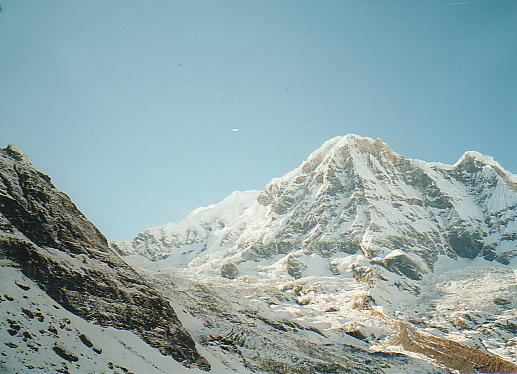
#> input picture PS3/input_images/everest1.jpg, 517 x 374 px
$ python -i ps3.py   (imports and definitions only)
#> lines starting #> are read from the running program, lines starting #| are printed output that depends on the picture
#> further down, picture is the input picture: shape (374, 517, 3); mean B, G, R 169.1, 166.7, 143.4
"""
CS6476 Assignment 3 imports. Only Numpy and cv2 are allowed.
"""
import cv2
import numpy as np

import cv2
import numpy as np
#from typing import Tuple


class Mouse_Click_Correspondence(object):

    # [160 lines left out: functions __init__, click_event, click_event2, driver, euclidean_distance, get_corners_list, not called in this run]


""" def find_markers(image, template=None):
    Finds four corner markers.

    Use a combination of circle finding and/or corner finding and/or convolution to find the
    four markers in the image.

    Args:
        image (numpy.array of uint8): image array.
        template (numpy.array of unint8): template of the markers
    Returns:
        list: List of four (x, y) tuples
            in the order [top-left, bottom-left, top-right, bottom-right]

    temp = template.copy()
    #temp = cv2.cvtColor(temp, cv2.COLOR_BGR2GRAY)
    temp = temp.astype(np.float64)
    img = image.copy()
    img2 = img.copy()
    #img = cv2.cvtColor(img, cv2.COLOR_BGR2GRAY)
    out_list = []

    canny = cv2.GaussianBlur(img, (5, 5), 0)
    img = cv2.GaussianBlur(img, (5, 5), 0)
    canny = cv2.Canny(img, 150, 200)
    circles = cv2.HoughCircles(canny, cv2.HOUGH_GRADIENT,1,  20, param1=50,param2=25,minRadius=20,maxRadius=45)
    lencircles = 0
    if circles is not None:
        lencircles = len(circles)
    if lencircles < 4:
        print("nocircles")
        img = img.astype(np.float64)
        tempS0 = temp.shape[0]
        tempS1 = temp.shape[1]
        maxvalues = [[0,0,0],[0,0,0],[0,0,0],[0,0,0]]
        tempsum = np.sum(np.square(temp))
        for i in range(img.shape[0]-tempS0):
            for j in range(img.shape[1]-tempS1):
                splice = img[i:i+tempS0,j:j+tempS1]
                prod = np.multiply(splice,temp)
                norm = np.sqrt(np.multiply(np.sum(np.square(splice)), tempsum)).astype(np.float64)
                sumofProd = np.sum(prod)/norm
                #print(maxvalues[3][0])
                same = 0
                templist = []
                if sumofProd > maxvalues[3][0]:
                    templist.append([sumofProd, i+16, j+16])
                    for point in maxvalues:
                        #print(euclidean_distance((point[1],point[2]),(i+16, j+16)))
                        if euclidean_distance((point[1],point[2]),(i+16, j+16)) < 5:
                            same = 1
                            templist.append(point)
                            maxvalues.remove(point)
                    if not same:
                        maxvalues.append([sumofProd, i+16, j+16])
                        maxvalues.sort(key=lambda x: x[0], reverse = True)
                        maxvalues.pop()
                    else:
                        templist.sort(key=lambda x: x[0], reverse = True)
                        templist.pop()
                        maxvalues.extend(templist)
                        maxvalues.sort(key=lambda x: x[0], reverse = True)
    else:
        circles = np.round(circles[0, :]).astype(int)
        for (x, y, r) in circles:
            cv2.circle(img2, (x, y), r, (0, 0, 255), 4)
        cv2.imwrite("img.png", img2)
        img = img.astype(np.float64)
        tempS0 = temp.shape[0]
        htempS0 = int(np.floor(tempS0/2))
        tempS1 = temp.shape[1]
        htempS1 = int(np.floor(tempS1/2))
        maxvalues = [[0],[0],[0],[0]]
        tempsum = np.sum(np.square(temp))
        for c in range(len(circles)):
            neighborhoodC = (circles[c][0], circles[c][1])
            currentMax = 0
            arr = [0,0,0]
            for i in range(circles[c][1]-htempS0-10,circles[c][1]-htempS0+20):
                for j in range(circles[c][0]-htempS1-10,circles[c][0]-htempS1+20):
                    #splice = img[i:i+tempS0,j:j+tempS1]
                    splice = img[i:i+tempS0,j:j+tempS1]
                    try:
                        prod = np.multiply(splice,temp)
                        norm = np.sqrt(np.multiply(np.sum(np.square(splice)), tempsum)).astype(np.float64)
                        sumofProd = np.sum(prod)/norm
                        #print(maxvalues[3][0])
                        if sumofProd > currentMax:
                            arr = [sumofProd, i+htempS0, j+htempS1]
                            currentMax = sumofProd
                    except:
                        pass
            if arr[0] < .85:
                temp = cv2.rotate(temp, cv2.cv2.ROTATE_90_CLOCKWISE)
                cv2.imwrite("temp.png", temp)
                for i in range(circles[c][1]-htempS0-10,circles[c][1]-htempS0+20):
                    for j in range(circles[c][0]-htempS1-10,circles[c][0]-htempS1+20):
                        #splice = img[i:i+tempS0,j:j+tempS1]
                        splice = img[j:j+tempS0,i:i+tempS1]
                        try:
                            prod = np.multiply(splice,temp)
                            norm = np.sqrt(np.multiply(np.sum(np.square(splice)), tempsum)).astype(np.float64)
                            sumofProd = np.sum(prod)/norm
                            #print(maxvalues[3][0])
                            if sumofProd > currentMax:
                                arr = [sumofProd, i+htempS0, j+htempS1]
                                currentMax = sumofProd
                        except:
                            pass
            if arr[0] > maxvalues[3][0]:
                maxvalues.append(arr)
                maxvalues.sort(key=lambda x: x[0], reverse = True)
                maxvalues.pop()
    maxvalues.sort(key=lambda x: x[2])
    if maxvalues[0][1] > maxvalues[1][1]:
        out_list.append((maxvalues[1][2], maxvalues[1][1]))
        out_list.append((maxvalues[0][2], maxvalues[0][1]))
    else:
        out_list.append((maxvalues[0][2], maxvalues[0][1]))
        out_list.append((maxvalues[1][2], maxvalues[1][1]))
    if maxvalues[2][1] > maxvalues[3][1]:
        out_list.append((maxvalues[3][2], maxvalues[3][1]))
        out_list.append((maxvalues[2][2], maxvalues[2][1]))
    else:
        out_list.append((maxvalues[2][2], maxvalues[2][1]))
        out_list.append((maxvalues[3][2], maxvalues[3][1]))
    print(out_list)
    return out_list """
# [244 lines left out: functions find_markers, draw_box, project_imageA_onto_imageB, find_four_point_transform, video_frame_generator, not called in this run]


class Automatic_Corner_Detection(object):

    def __init__(self):

        self.SOBEL_X = np.array(
            [
                [-1, 0, 1],
                [-2, 0, 2],
                [-1, 0, 1]
            ]).astype(np.float32)
        self.SOBEL_Y = np.array(
            [
                [-1, -2, -1],
                [0, 0, 0],
                [1, 2, 1]
            ]).astype(np.float32)


    def filter(self, img, filter, padding=(0,0)):
#> called with filter = array of shape (3, 3), padding = (1, 1)
        image = img.copy()
        if padding == (0,0):
            return cv2.filter2D(image, -1, filter)
        px = padding[0]
        py = padding[1]
        image = cv2.copyMakeBorder(image, px, px, py, py, cv2.BORDER_CONSTANT, None, value = 0)
        image = cv2.filter2D(image, -1, filter)
        #print(image[px:-px, py:-py])
        return image[px:-px, py:-py]


    def gradients(self, image_bw):

        Ix = self.filter(image_bw, self.SOBEL_X, padding = (1,1))
        Iy = self.filter(image_bw, self.SOBEL_Y, padding = (1,1))
        return Ix, Iy

    def get_gaussian(self, ksize, sigma):

        gauss = cv2.getGaussianKernel(ksize, sigma)
        return np.matmul(gauss,gauss.T)


    def second_moments(self, image_bw, ksize=7, sigma=10):

        sx2, sy2, sxsy = None, None, None
        Ix, Iy = self.gradients(image_bw)
        print(Ix)
#> (printed output is left out)
        Ix2, Iy2, Ixy = Ix*Ix, Iy*Iy, Ix*Iy
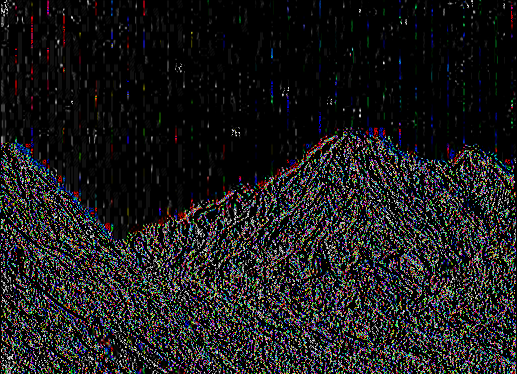
#> Ix2: shape (374, 517, 3); mean B, G, R 28.8, 28, 28.3
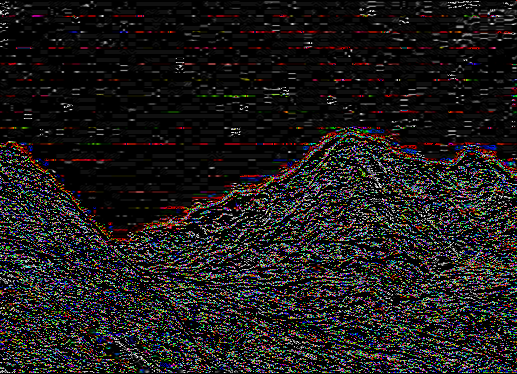
#> Iy2: shape (374, 517, 3); mean B, G, R 27.7, 27.9, 30.2
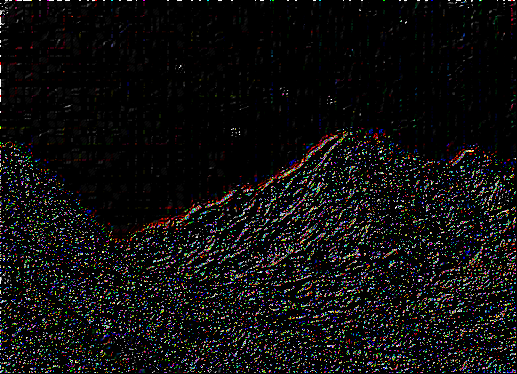
#> Ixy: shape (374, 517, 3); mean B, G, R 15, 15, 15.5
        k = int(np.floor(ksize/2))
        k = (k,k)
        gkernel = self.get_gaussian(ksize, sigma)

        sx2 = self.filter(Ix2, gkernel, k)
        sy2 = self.filter(Iy2, gkernel, k)
#> call 4 of filter, with filter = array of shape (7, 7), padding = (3, 3)
#> in filter (call 4), `image = cv2.copyMakeBorder(image, px, px, py, py, cv2.BORDER_CONSTANT,..`:
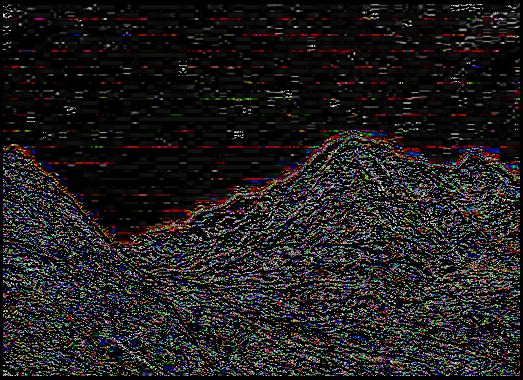
#> image: shape (380, 523, 3); mean B, G, R 26.9, 27.2, 29.4
#> in filter (call 4), `return image[px:-px, py:-py]`:
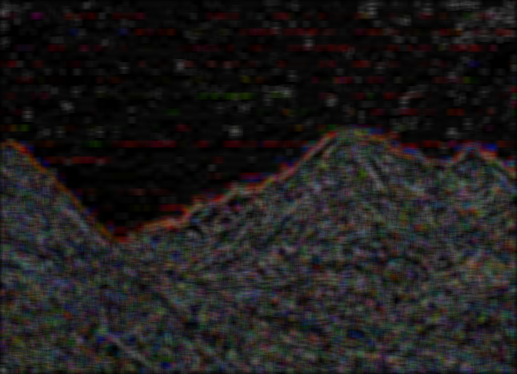
#> returned value: shape (374, 517, 3); mean of channels 0, 1, 2 27.5, 27.7, 30; drawn as B, G, R
        sxy = self.filter(Ixy, gkernel, k)
#> in filter (call 5), `image = cv2.copyMakeBorder(image, px, px, py, py, cv2.BORDER_CONSTANT,..`:
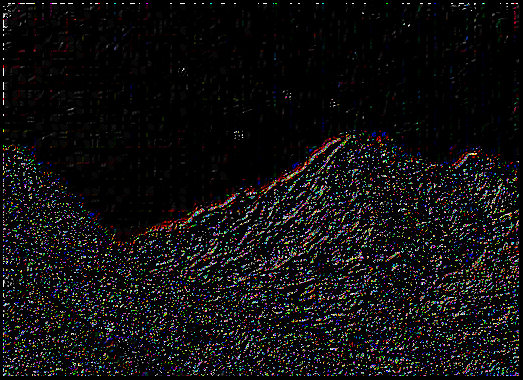
#> image: shape (380, 523, 3); mean B, G, R 14.6, 14.6, 15.1
#> in filter (call 5), `return image[px:-px, py:-py]`:
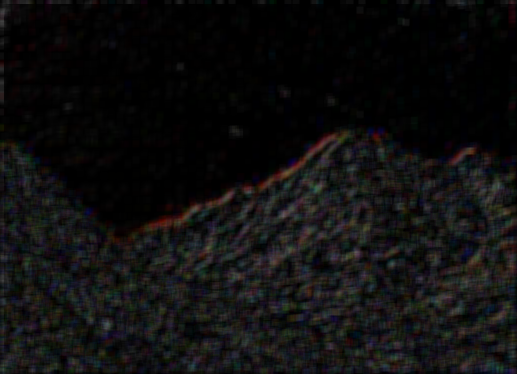
#> returned value: shape (374, 517, 3); mean of channels 0, 1, 2 14.7, 14.8, 15.3; drawn as B, G, R
        return sx2, sy2, sxy

    # [171 lines left out: functions harris_response_map, pool2d, nms_maxpool_numpy, harris_corner, calculate_num_ransac_iterations, ransac_homography_matrix, not called in this run]


class Image_Mosaic(object):

    def __int__(self):
        pass
    """ def getBoundingCorners(corners_1, corners_2, homography):
        x = []
        y = []
        corners_1_hom = corners_1
        #print(corners_2)
        for i in range(4):
            point = corners_1[i,0,:]
            point = np.append(point,1)
            point = np.matmul(homography,point)
            x.append(point[1]/point[2])
            y.append(point[0]/point[2])
            x.append(corners_2[i,0,1])
            y.append(corners_2[i,0,0])
        #print([np.min(x),np.min(y)],[np.max(x),np.max(y)])

        #min_xy = np.ndarray(np.min(x),np.min(y),dtype=np.float64)
        min_xy = np.zeros((2), dtype=np.float64)
        max_xy = np.zeros((2), dtype=np.float64)
        min_xy[1] = np.min(x)
        min_xy[0] = np.min(y)
        max_xy[1] = np.max(x)
        max_xy[0] = np.max(y)
        #print(min_xy)
        #print(max_xy)
        return min_xy , max_xy """
    # [18 lines left out: function getBoundingCorners, not called in this run]
    """ def getImageCorners(image):
        corners = np.zeros((4, 1, 2), dtype=np.float32)
        #print("shape")
        #print(np.shape(image))
        corners[0,0,:] = [0,0]
        corners[1,0,:] = [0,np.shape(image)[0]]
        corners[2,0,:] = [np.shape(image)[1],0]
        corners[3,0,:] = [np.shape(image)[1],np.shape(image)[0]]
        #print(corners)
        return corners """

    # [30 lines left out: functions image_warp_inv, output_mosaic, get_homography_parameters, not called in this run]

>>> import cv2
>>> picture = cv2.imread('input_images/everest1.jpg')
>>> result = Automatic_Corner_Detection().second_moments(picture)

$ run again, on PS3/input_images/everest2.jpg
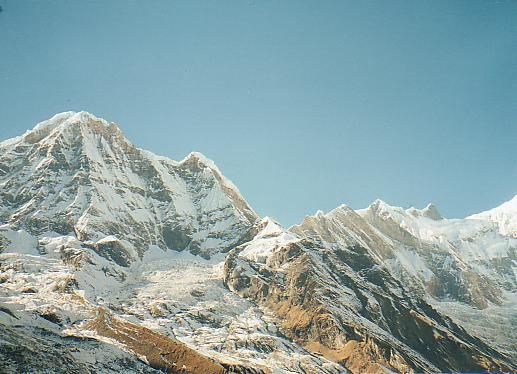
#> input picture PS3/input_images/everest2.jpg, 517 x 374 px
#> picture is the input picture: shape (374, 517, 3); mean B, G, R 165, 163.3, 138.9
#> (printed output is left out)
#> in second_moments, `Ix2, Iy2, Ixy = Ix*Ix, Iy*Iy, Ix*Iy`:
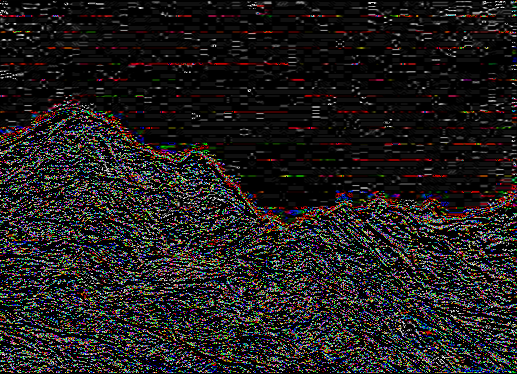
#> Iy2: shape (374, 517, 3); mean B, G, R 29.6, 29.7, 32.2
#> in filter (call 5), `return image[px:-px, py:-py]`:
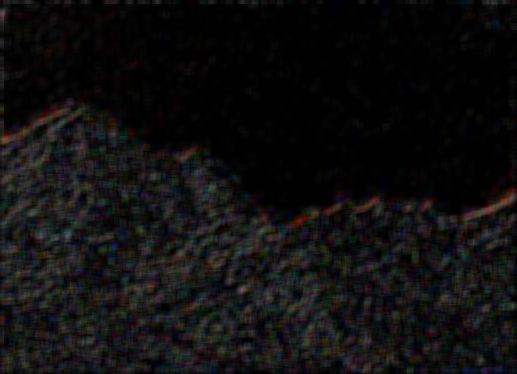
#> returned value: shape (374, 517, 3); mean of channels 0, 1, 2 15, 15, 15.6; drawn as B, G, R

$ run again, on PS3/input_images/ps3-2-a_base.jpg
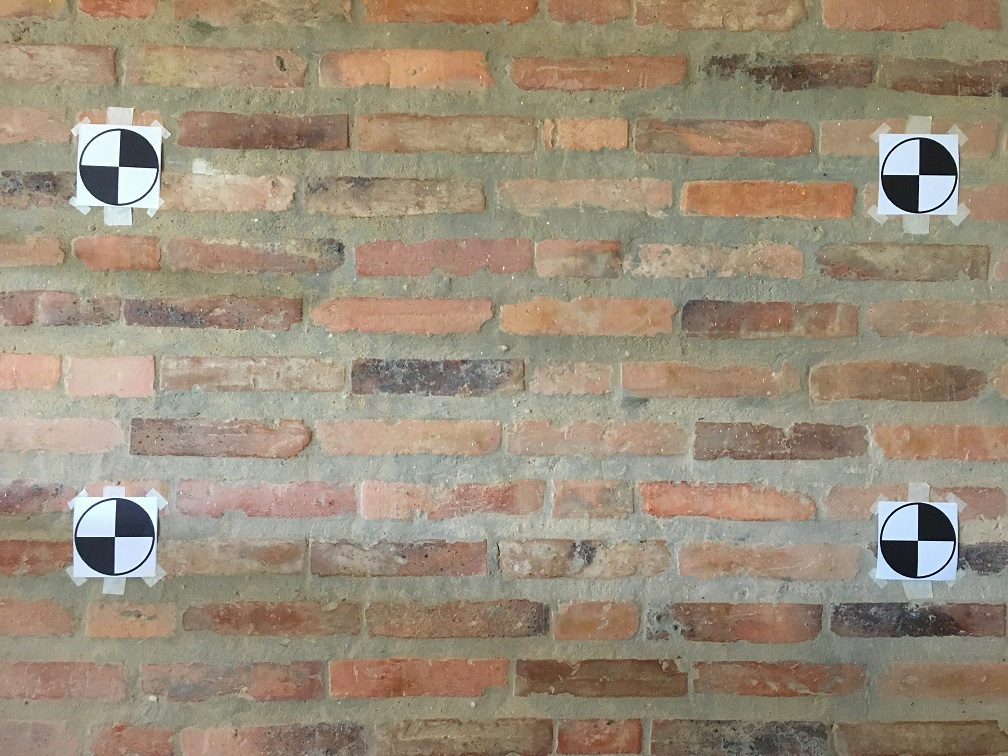
#> input picture PS3/input_images/ps3-2-a_base.jpg, 1008 x 756 px
#> picture is the input picture: shape (756, 1008, 3); mean B, G, R 122.5, 141.7, 154.7
#> (printed output is left out)
#> in second_moments, `Ix2, Iy2, Ixy = Ix*Ix, Iy*Iy, Ix*Iy`:
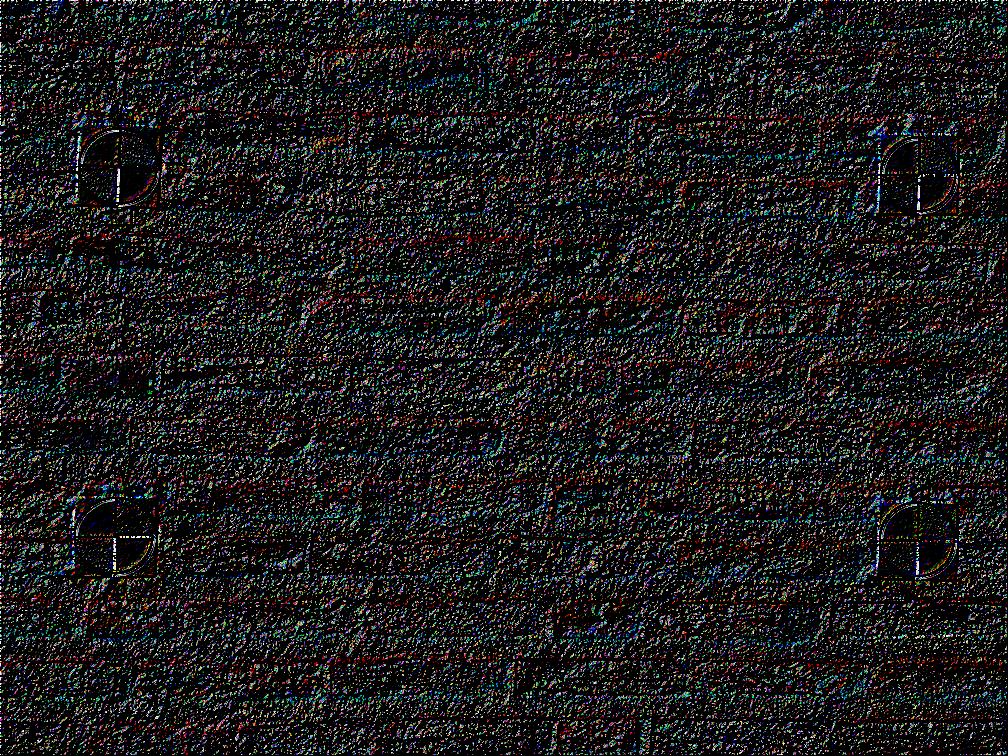
#> Ixy: shape (756, 1008, 3); mean B, G, R 27.3, 27.2, 27.4
#> in filter (call 3), `return image[px:-px, py:-py]`:
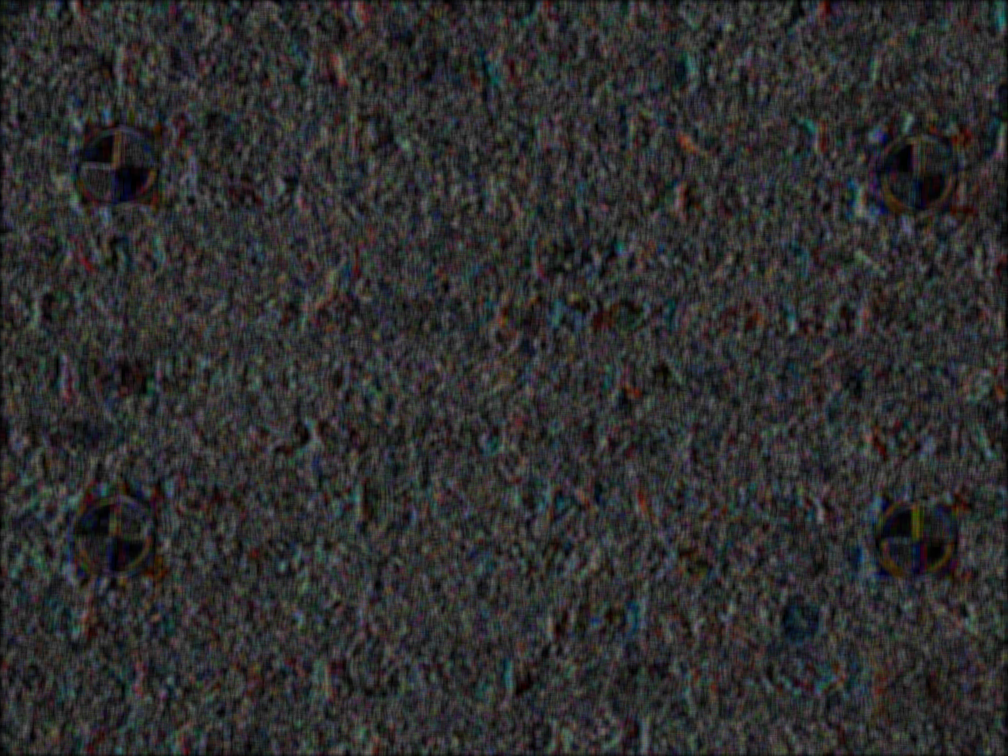
#> returned value: shape (756, 1008, 3); mean of channels 0, 1, 2 46.1, 45.9, 46; drawn as B, G, R

$ run again, on PS3/input_images/ps3-2-b_base.jpg
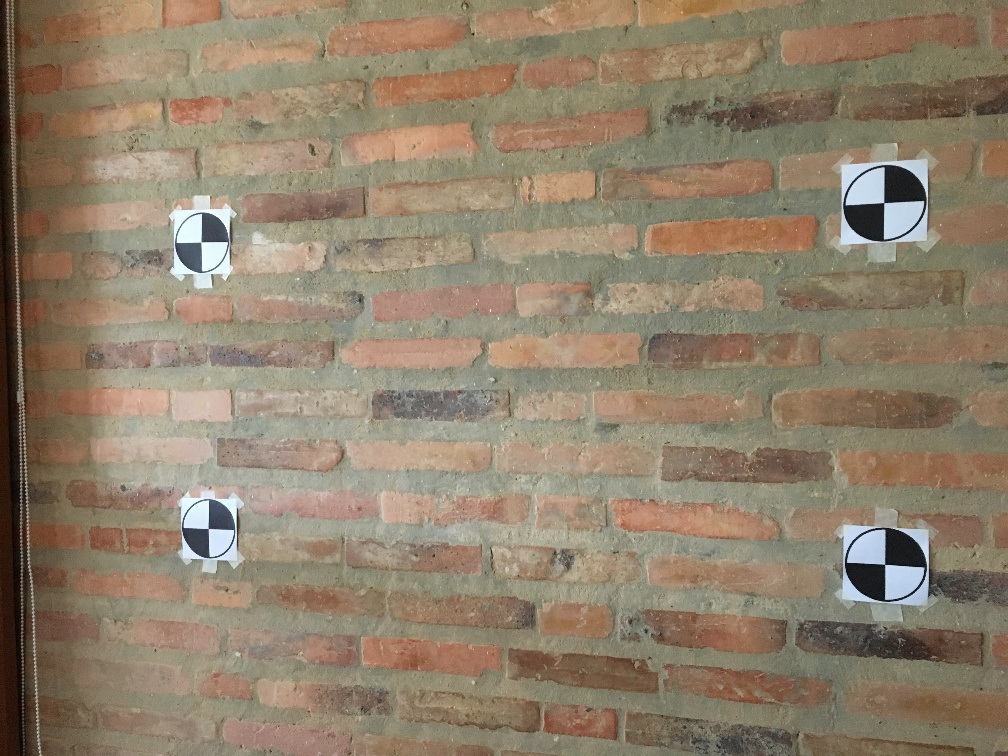
#> input picture PS3/input_images/ps3-2-b_base.jpg, 1008 x 756 px
#> picture is the input picture: shape (756, 1008, 3); mean B, G, R 107.9, 128.6, 143.9
#> (printed output is left out)
#> in filter (call 3), `return image[px:-px, py:-py]`:
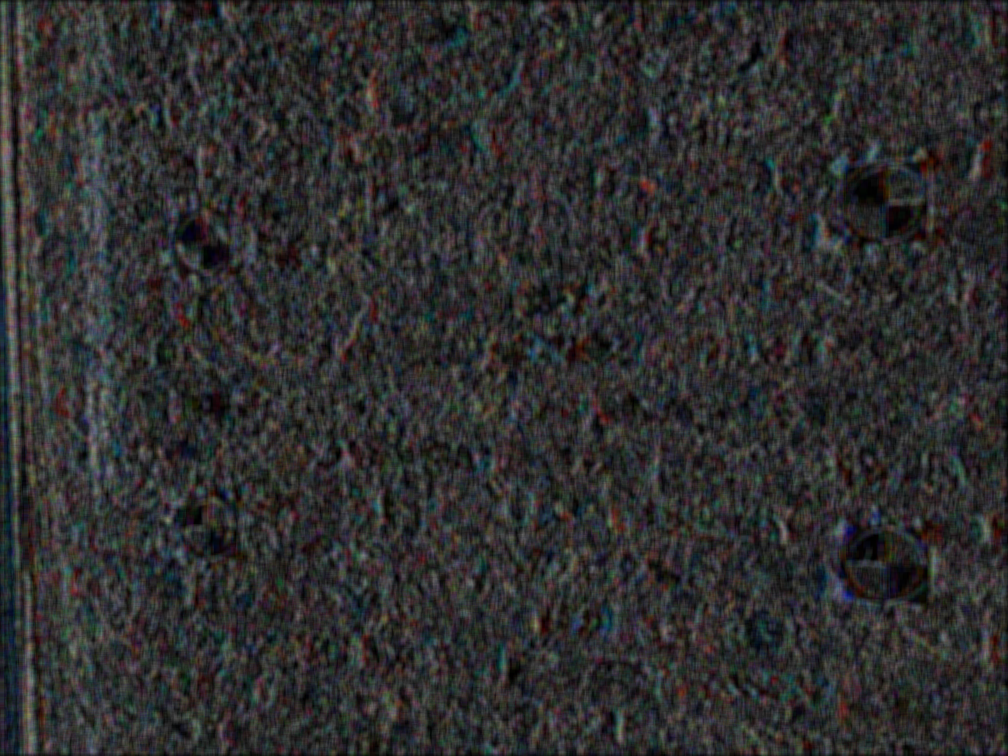
#> returned value: shape (756, 1008, 3); mean of channels 0, 1, 2 46.1, 45.9, 46.1; drawn as B, G, R
